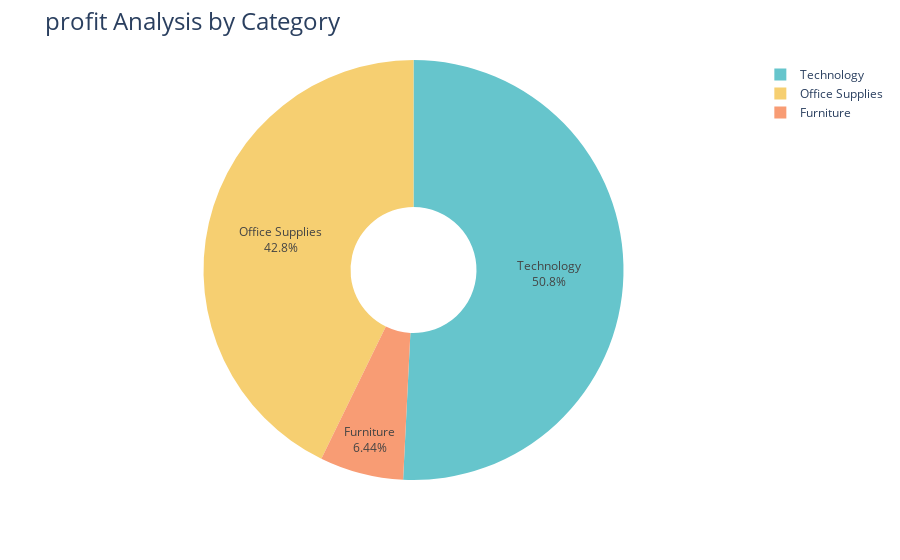

The notebook cell saved with this chart:
### Code cell
fig = px.pie(profit_by_category,
             values='Profit',
             names = 'Category',
             hole =0.3,
             color_discrete_sequence=px.colors.qualitative.Pastel)
fig.update_traces(textposition='inside',textinfo='percent+label')
fig.update_layout(title_text='profit Analysis by Category',title_font=dict(size=24))
fig.show()

### Figure 1 — Plotly figure (JSON) as saved in the notebook; plotly's stock layout.template omitted (floating-point values rounded to 4 significant figures)
{"data": [{"domain": {"x": [0, 1], "y": [0, 1]}, "hole": 0.3, "hovertemplate": "Category=%{label}<br>Profit=%{value}<extra></extra>", "labels": ["Furniture", "Office Supplies", "Technology"], "legendgroup": "", "name": "", "showlegend": true, "textinfo": "percent+label", "textposition": "inside", "type": "pie", "values": [18450.0, 122500.0, 145500.0]}], "layout": {"autosize": true, "legend": {"tracegroupgap": 0}, "margin": {"t": 60}, "piecolorway": ["rgb(102, 197, 204)", "rgb(246, 207, 113)", "rgb(248, 156, 116)", "rgb(220, 176, 242)", "rgb(135, 197, 95)", "rgb(158, 185, 243)", "rgb(254, 136, 177)", "rgb(201, 219, 116)", "rgb(139, 224, 164)", "rgb(180, 151, 231)", "rgb(179, 179, 179)"], "title": {"font": {"size": 24}, "text": "profit Analysis by Category"}}}
